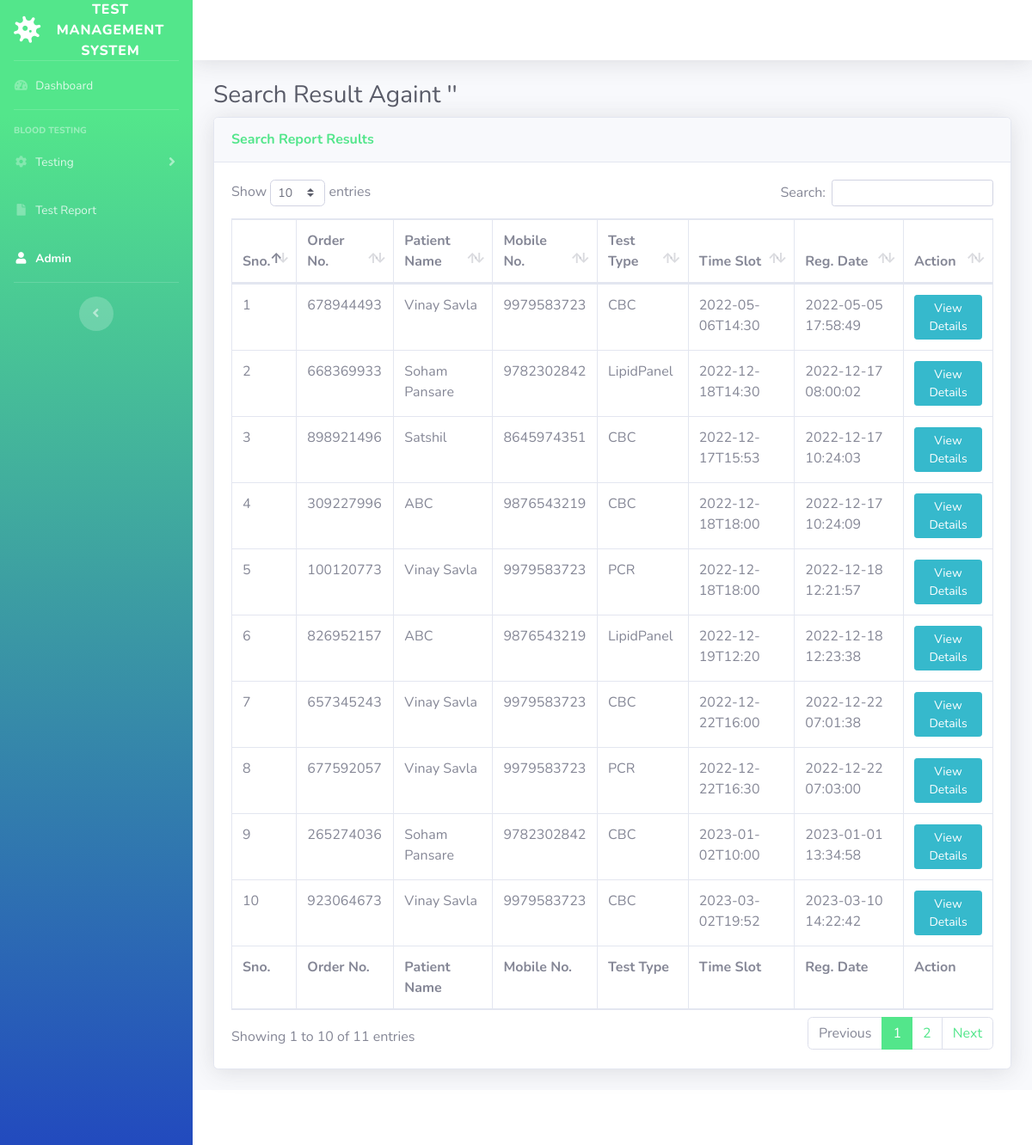
Page /patient-report.php on the committed database.
### tables this page shows
CREATE TABLE `tbltestrecord` (
  `id` int(11) NOT NULL,
  `OrderNumber` bigint(20) DEFAULT NULL,
  `PatientMobileNumber` bigint(20) DEFAULT NULL,
  `TestType` varchar(100) DEFAULT NULL,
  `TestTimeSlot` varchar(120) DEFAULT NULL,
  `ReportStatus` varchar(100) DEFAULT NULL,
  `FinalReport` varchar(150) DEFAULT NULL,
  `ReportUploadTime` varchar(200) DEFAULT NULL,
  `RegistrationDate` timestamp NULL DEFAULT current_timestamp(),
  `AssignedtoEmpId` varchar(150) DEFAULT NULL,
  `AssigntoName` varchar(180) DEFAULT NULL,
  `AssignedTime` varchar(100) DEFAULT NULL
);

CREATE TABLE `tblpatients` (
  `id` int(11) NOT NULL,
  `FullName` varchar(120) DEFAULT NULL,
  `MobileNumber` bigint(20) DEFAULT NULL,
  `DateOfBirth` date DEFAULT NULL,
  `GovtIssuedId` varchar(150) DEFAULT NULL,
  `GovtIssuedIdNo` varchar(150) DEFAULT NULL,
  `FullAddress` varchar(255) DEFAULT NULL,
  `State` varchar(200) DEFAULT NULL,
  `RegistrationDate` timestamp NOT NULL DEFAULT current_timestamp()
);

### patient-report.php (the view, shortened to what this page needs)
<?php session_start();
include_once('includes/config.php');
?>
<!DOCTYPE html>
<html lang="en">
<head>
    <link href="vendor/fontawesome-free/css/all.min.css" rel="stylesheet" type="text/css">
    <link href="css/sb-admin-2.min.css" rel="stylesheet">
    <link href="vendor/datatables/dataTables.bootstrap4.min.css" rel="stylesheet">
</head>
<body id="page-top">
    <div id="wrapper">
  <?php include_once('includes/sidebar.php');?>
        <div id="content-wrapper" class="d-flex flex-column">
            <div id="content">
<?php include_once('includes/topbar.php');?>
                <div class="container-fluid">
<?php
$searchdata=$_POST['searchdata'];
?>
                    <h1 class="h3 mb-2 text-gray-800">Search Result Againt '<?php echo $searchdata;?>' </h1>
                    <div class="card shadow mb-4">
                        <div class="card-header py-3">
                            <h6 class="m-0 font-weight-bold text-primary">Search Report Results</h6>
                        </div>
                        <div class="card-body">
                            <div class="table-responsive">
                                <form name="assignto" method="post">
                    <table class="table table-bordered" id="dataTable" width="100%" cellspacing="0">
                                    <thead>
                                        <tr>
                                            <th>Sno.</th>
                                            <th>Order No.</th>
                                            <th>Patient Name</th>
                                            <th>Mobile No.</th>
                                            <th>Test Type</th>
                                            <th>Time Slot</th>
                                            <th>Reg. Date</th>
                                            <th>Action</th>
                                        </tr>
                                    </thead>
                                      <tfoot>
                                            <tr>
                                            <th>Sno.</th>
                                            <th>Order No.</th>
                                            <th>Patient Name</th>
                                            <th>Mobile No.</th>
                                            <th>Test Type</th>
                                            <th>Time Slot</th>
                                            <th>Reg. Date</th>
                                            <th>Action</th>
                                        </tr>
                                    </tfoot>
                                    <tbody>
<?php $query=mysqli_query($con,"select tbltestrecord.OrderNumber,tblpatients.FullName,tblpatients.MobileNumber,tbltestrecord.TestType,tbltestrecord.TestTimeSlot,tbltestrecord.RegistrationDate,tbltestrecord.id as testid from tbltestrecord
join tblpatients on tblpatients.MobileNumber=tbltestrecord.PatientMobileNumber
where (tblpatients.FullName like '%$searchdata%' || tblpatients.MobileNumber like '%$searchdata%' || tbltestrecord.OrderNumber like '%$searchdata%')
    ");
$cnt=1;
while($row=mysqli_fetch_array($query)){
?>
                                        <tr>
                                            <td><?php echo $cnt;?></td>
                                            <td><?php echo $row['OrderNumber'];?></td>
                                            <td><?php echo $row['FullName'];?></td>
                                            <td><?php echo $row['MobileNumber'];?></td>
                                            <td><?php echo $row['TestType'];?></td>
                                            <td><?php echo $row['TestTimeSlot'];?></td>
                                             <td><?php echo $row['RegistrationDate'];?></td>
                                            <td>
                                <a href="patient-report-details.php?tid=<?php echo $row['testid'];?>&&oid=<?php echo $row['OrderNumber'];?>" class="btn btn-info btn-sm" target="blank">View Details</a>
                            </td>
                                        </tr>
<?php $cnt++;} ?>
                                    </tbody>
                                </table>
                                     </form>
                            </div>
                        </div>
                    </div>
                </div>
            </div>
    <?php include_once('includes/footer.php');?>
        </div>
    </div>
</body>
</html>

### rows in the picture
tbltestrecord: OrderNumber "678944493", tblpatients.FullName "Vinay Savla", tblpatients.MobileNumber "9979583723", TestType "CBC", TestTimeSlot "2022-05-06T14:30", RegistrationDate "2022-05-05 17:58:49"
tbltestrecord: OrderNumber "668369933", tblpatients.FullName "Soham Pansare", tblpatients.MobileNumber "9782302842", TestType "LipidPanel", TestTimeSlot "2022-12-18T14:30", RegistrationDate "2022-12-17 08:00:02"
tbltestrecord: OrderNumber "898921496", tblpatients.FullName "Satshil", tblpatients.MobileNumber "8645974351", TestType "CBC", TestTimeSlot "2022-12-17T15:53", RegistrationDate "2022-12-17 10:24:03"
tbltestrecord: OrderNumber "309227996", tblpatients.FullName "ABC", tblpatients.MobileNumber "9876543219", TestType "CBC", TestTimeSlot "2022-12-18T18:00", RegistrationDate "2022-12-17 10:24:09"
tbltestrecord: OrderNumber "100120773", tblpatients.FullName "Vinay Savla", tblpatients.MobileNumber "9979583723", TestType "PCR", TestTimeSlot "2022-12-18T18:00", RegistrationDate "2022-12-18 12:21:57"
tbltestrecord: OrderNumber "826952157", tblpatients.FullName "ABC", tblpatients.MobileNumber "9876543219", TestType "LipidPanel", TestTimeSlot "2022-12-19T12:20", RegistrationDate "2022-12-18 12:23:38"
tbltestrecord: OrderNumber "657345243", tblpatients.FullName "Vinay Savla", tblpatients.MobileNumber "9979583723", TestType "CBC", TestTimeSlot "2022-12-22T16:00", RegistrationDate "2022-12-22 07:01:38"
tbltestrecord: OrderNumber "677592057", tblpatients.FullName "Vinay Savla", tblpatients.MobileNumber "9979583723", TestType "PCR", TestTimeSlot "2022-12-22T16:30", RegistrationDate "2022-12-22 07:03:00"
tbltestrecord: OrderNumber "265274036", tblpatients.FullName "Soham Pansare", tblpatients.MobileNumber "9782302842", TestType "CBC", TestTimeSlot "2023-01-02T10:00", RegistrationDate "2023-01-01 13:34:58"
tbltestrecord: OrderNumber "923064673", tblpatients.FullName "Vinay Savla", tblpatients.MobileNumber "9979583723", TestType "CBC", TestTimeSlot "2023-03-02T19:52", RegistrationDate "2023-03-10 14:22:42"
